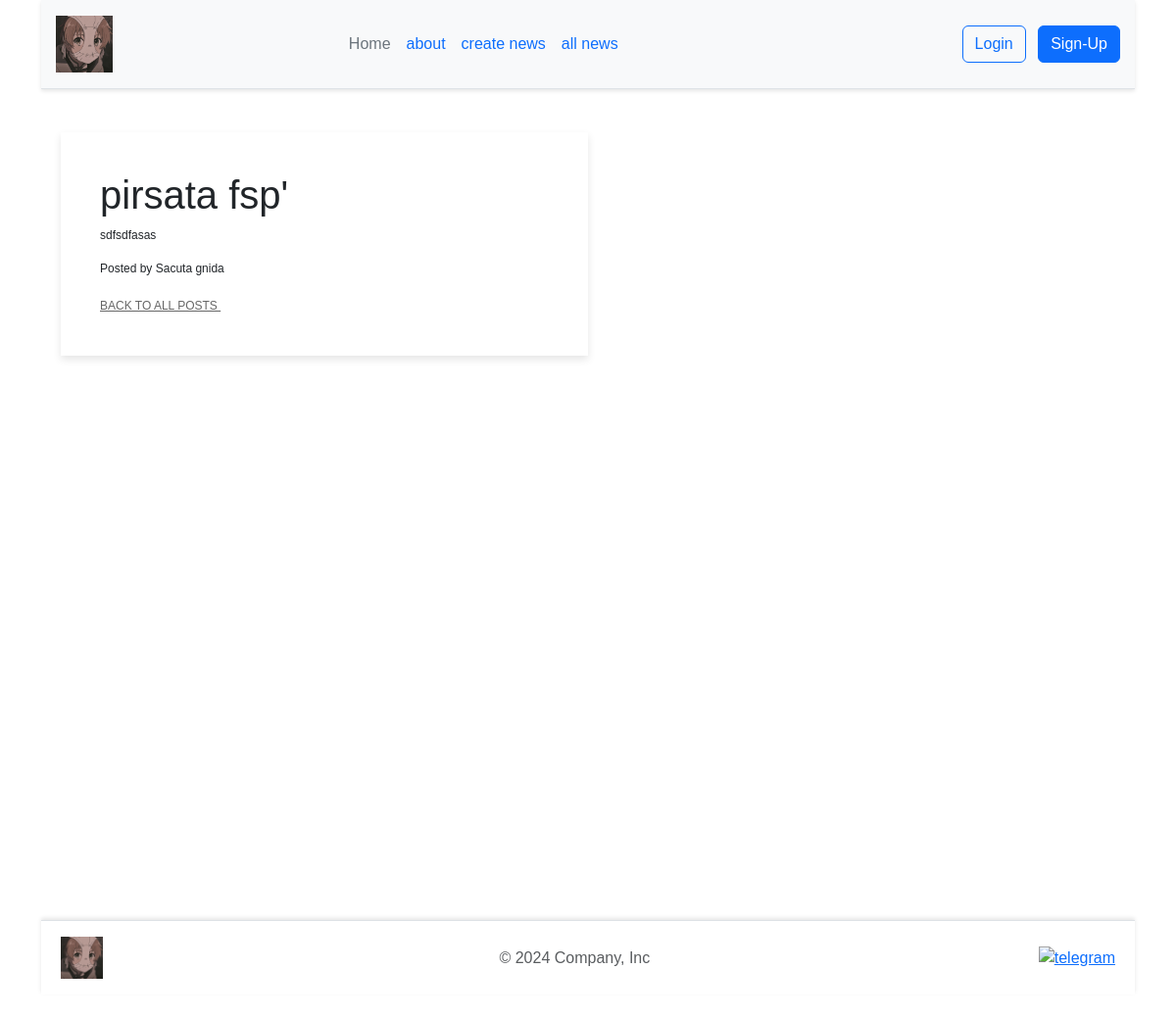
/post/1, run on an earlier commit of the app's database.
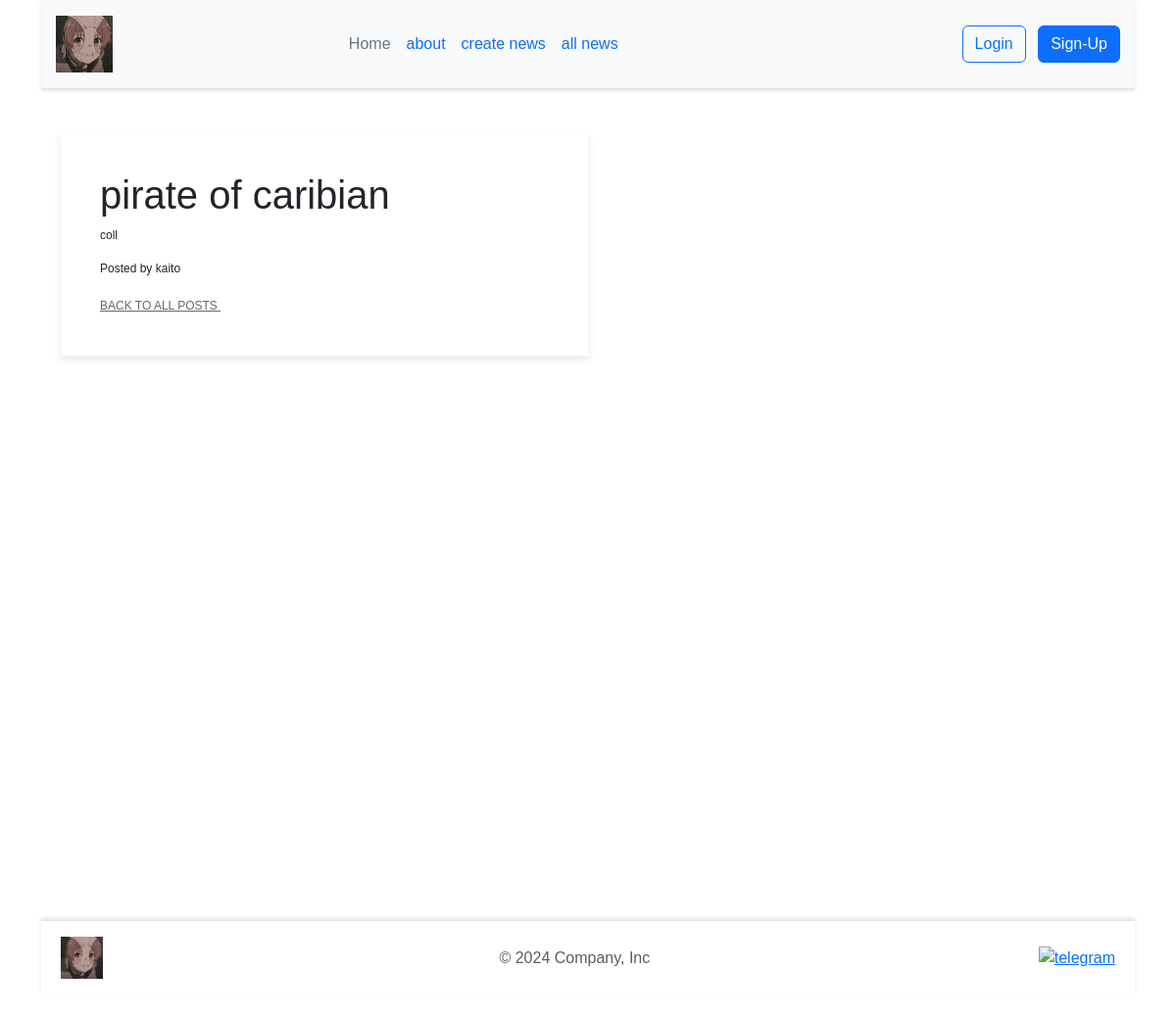
And on a later commit of the database.
### app.py (models this page shows)
class Post(db.Model):
    id = db.Column(db.Integer, primary_key=True)
    title = db.Column(db.String(50), nullable=False)
    text = db.Column(db.Text, nullable=False)
    user_id = db.Column(db.Integer, db.ForeignKey('user.id'), nullable=False)
    user = db.relationship('User', backref=db.backref('posts', lazy=True))

class User(UserMixin, db.Model):
    id = db.Column(db.Integer, primary_key=True)
    username = db.Column(db.String(50), unique=True, nullable=False)
    password = db.Column(db.String(50), nullable=False)

### app.py (the view)
@app.route("/post/<int:post_id>")
def post_detail(post_id):
    post = Post.query.get_or_404(post_id)
    return render_template('post_detail.html', post=post)

### templates/post_detail.html (shortened to what this page needs)
{%extends "base.html"%}
{% block main %}
<div class="col-md-6 item">
    <div class="item-in">
        <h1>{{ post.title }}</h1>
        <p>{{ post.text }}</p>
        <p>Posted by {{ post.user.username }}</p>
        <a href="{{ url_for('posts') }}">Back to all posts
        </a>
    </div>
</div>
{% endblock %}

What changed in the data, as far as the page shows it:
removed User: user.username "Sacuta gnida"
changed Post: title "pirsata fsp'" → "pirate of caribian"; text "sdfsdfasas" → "coll"
now on this page (row edited): User: user.username "kaito"
